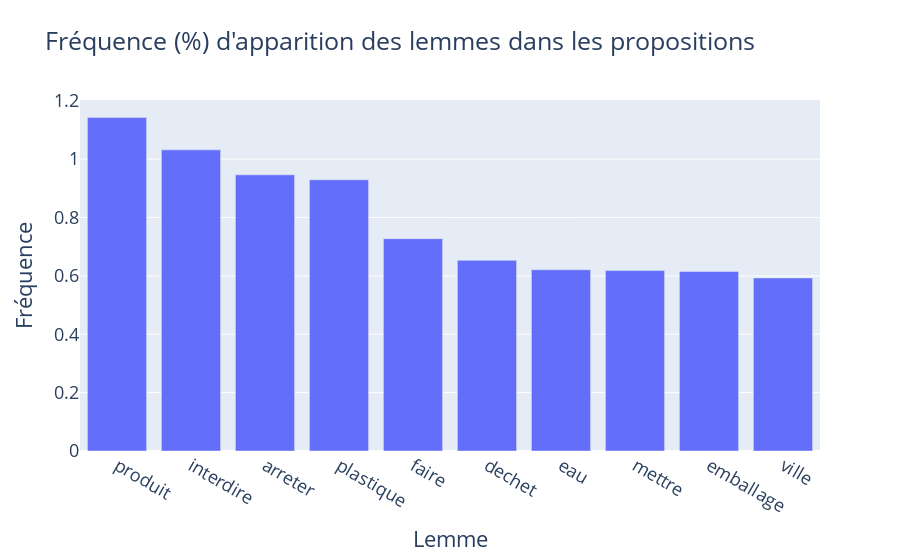

Notebook code for this chart:
### Markdown cell above
### Lemmes les plus utilisés (représentatifs du sujet)

### Code cell
nbLemmesAfficher = 10
fig = px.bar(freqMots.iloc[:nbLemmesAfficher,:], x = 'Lemme', y = 'Fréquence',
title = "Fréquence (%) d'apparition des lemmes dans les propositions")
fig.update_layout(font_size = 18)
fig.show()

### Figure 1 — Plotly figure (JSON) as saved in the notebook; plotly's stock layout.template omitted (floating-point values rounded to 4 significant figures)
{"data": [{"alignmentgroup": "True", "hovertemplate": "Lemme=%{x}<br>Fréquence=%{y}<extra></extra>", "legendgroup": "", "marker": {"color": "#636efa", "pattern": {"shape": ""}}, "name": "", "offsetgroup": "", "orientation": "v", "showlegend": false, "textposition": "auto", "type": "bar", "x": ["produit", "interdire", "arreter", "plastique", "faire", "dechet", "eau", "mettre", "emballage", "ville"], "xaxis": "x", "y": [1.143, 1.032, 0.9463, 0.9294, 0.7276, 0.6533, 0.621, 0.6182, 0.6154, 0.593], "yaxis": "y"}], "layout": {"barmode": "relative", "font": {"size": 18}, "legend": {"tracegroupgap": 0}, "title": {"text": "Fréquence (%) d'apparition des lemmes dans les propositions"}, "xaxis": {"anchor": "y", "domain": [0, 1], "title": {"text": "Lemme"}}, "yaxis": {"anchor": "x", "domain": [0, 1], "title": {"text": "Fréquence"}}}}
